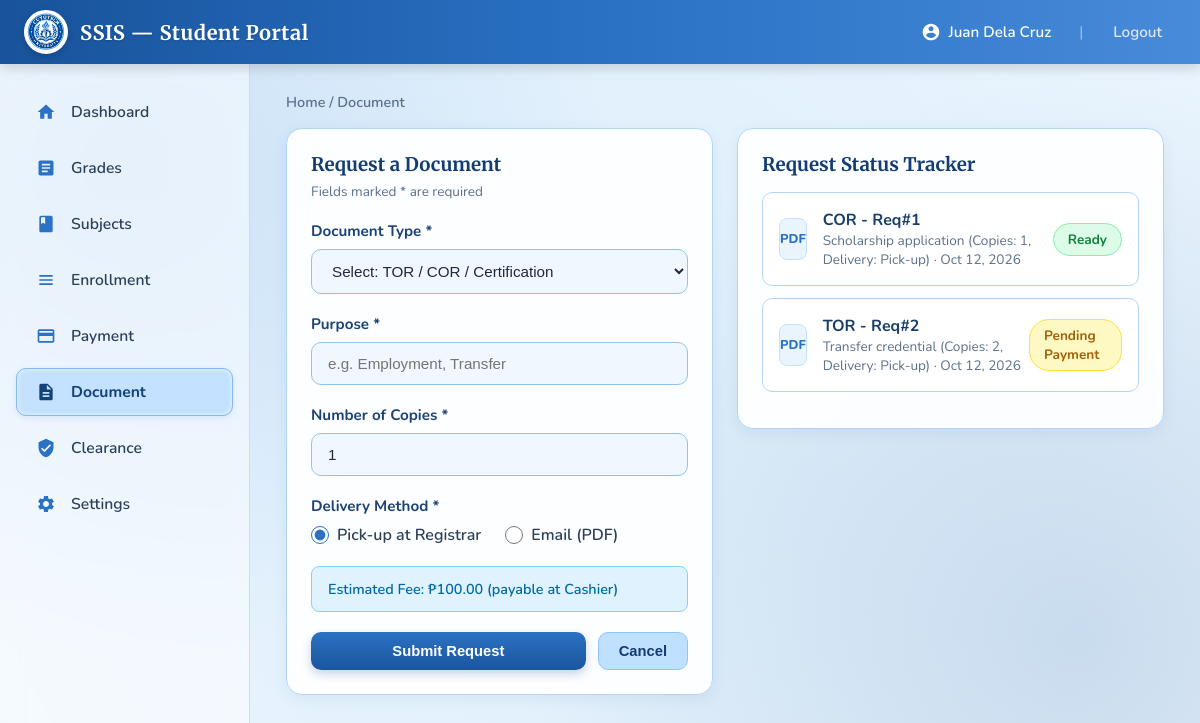
Screenshot of /index.php?tab=document (signed in) with the database file from the repository.
### tables this page shows
CREATE TABLE Students (
    studentID       INT             NOT NULL AUTO_INCREMENT,
    userID          INT             NOT NULL,
    studentNo       VARCHAR(15)     NOT NULL,
    fullName        VARCHAR(100)    NOT NULL,
    program         VARCHAR(60)     NOT NULL,
    yearLevel       INT             NOT NULL,
    PRIMARY KEY (studentID),
    UNIQUE KEY uq_students_studentno (studentNo),
    UNIQUE KEY uq_students_userid (userID),
    CONSTRAINT fk_students_user
        FOREIGN KEY (userID) REFERENCES Users(userID)
        ON UPDATE CASCADE ON DELETE RESTRICT,
    CONSTRAINT chk_students_yearlevel CHECK (yearLevel BETWEEN 1 AND 6)
);

CREATE TABLE DocumentRequests (
    requestID       INT             NOT NULL AUTO_INCREMENT,
    studentID       INT             NOT NULL,
    approvedBy      INT             NULL,               
    docType         ENUM('TOR','COR','Certification') NOT NULL,
    purpose         VARCHAR(60)     NOT NULL,
    status          ENUM('Pending Payment','Paid','Under Review','Rejected','Ready','Completed')
                    NOT NULL DEFAULT 'Pending Payment',
    requestDate     DATETIME        NOT NULL DEFAULT CURRENT_TIMESTAMP,
    PRIMARY KEY (requestID),
    CONSTRAINT fk_docreq_student
        FOREIGN KEY (studentID) REFERENCES Students(studentID)
        ON UPDATE CASCADE ON DELETE RESTRICT,
    CONSTRAINT fk_docreq_approver
        FOREIGN KEY (approvedBy) REFERENCES Users(userID)
        ON UPDATE CASCADE ON DELETE SET NULL
);

### includes/functions.php (called while the page is built, shortened)
<?php
function h(?string $value): string
{
    return htmlspecialchars((string)$value, ENT_QUOTES, 'UTF-8');
}
function friendly_date(?string $value, string $format = 'M j, Y'): string
{
    $ts = strtotime($value);
    return $ts ? date($format, $ts) : '--';
}
function status_badge_class(string $status): string
{
    $positive = ['Approved', 'Signed', 'Passed', 'Ready', 'Completed', 'Paid', 'Active'];
    return in_array($status, $positive, true) ? 'badge-success' : 'badge-warning';
}

### index.php (the view, shortened to what this page needs)
<?php
require_once __DIR__ . '/includes/functions.php';
require_once __DIR__ . '/config.php';
    ?>
    <?php
$studentId = (int)$_SESSION['student_id'];
$stmt = $pdo->prepare('SELECT * FROM Students WHERE studentID = :id');
$stmt->execute(['id' => $studentId]);
$student = $stmt->fetch();
$stmt = $pdo->prepare('SELECT * FROM DocumentRequests WHERE studentID = :id ORDER BY requestDate DESC');
$stmt->execute(['id' => $studentId]);
$docRequests = $stmt->fetchAll();
$activeTab    = $_GET['tab'] ?? 'dashboard';
?>
<!DOCTYPE html>
<html lang="en">
<head>
  <link rel="stylesheet" href="https://cdnjs.cloudflare.com/ajax/libs/font-awesome/6.4.0/css/all.min.css" />
  <link rel="stylesheet" href="style.css">
</head>
<body>
  <header class="navbar">
    <div class="nav-brand">
      <img src="image/logo.png" alt="" srcset="">
      <h1>SSIS &mdash; Student Portal</h1>
    </div>
    <div class="nav-user">
      <div class="user-profile-menu">
        <svg style="width:20px;height:20px;fill:white" viewBox="0 0 24 24"><path d="M12 2C6.48 2 2 6.48 2 12s4.48 10 10 10 10-4.48 10-10S17.52 2 12 2zm0 3c1.66 0 3 1.34 3 3s-1.34 3-3 3-3-1.34-3-3 1.34-3 3-3zm0 14.2c-2.5 0-4.71-1.28-6-3.22.03-1.99 4-3.08 6-3.08 1.99 0 5.97 1.09 6 3.08-1.29 1.94-3.5 3.22-6 3.22z"/></svg>
        <span style="font-weight: 600;"><?= h($student['fullName'] ?? $_SESSION['username']) ?></span>
      </div>
      <span style="opacity: 0.5;">|</span>
      <a href="logout.php" class="logout-btn">Logout</a>
    </div>
  </header>
  <div class="app-container">
    <aside class="sidebar">
      <a class="nav-item<?= $activeTab === 'dashboard' ? ' active' : '' ?>" onclick="switchTab('dashboard', this)">
        <span class="nav-item-icon"><svg viewBox="0 0 24 24"><path d="M10 20v-6h4v6h5v-8h3L12 3 2 12h3v8z"/></svg></span>
        Dashboard
      </a>
      <a class="nav-item<?= $activeTab === 'grades' ? ' active' : '' ?>" onclick="switchTab('grades', this)">
        <span class="nav-item-icon"><svg viewBox="0 0 24 24"><path d="M19 3H5c-1.1 0-2 .9-2 2v14c0 1.1.9 2 2 2h14c1.1 0 2-.9 2-2V5c0-1.1-.9-2-2-2zm-5 14H7v-2h7v2zm3-4H7v-2h10v2zm0-4H7V7h10v2z"/></svg></span>
        Grades
      </a>
      <a class="nav-item<?= $activeTab === 'subjects' ? ' active' : '' ?>" onclick="switchTab('subjects', this)">
        <span class="nav-item-icon"><svg viewBox="0 0 24 24"><path d="M18 2H6c-1.1 0-2 .9-2 2v16c0 1.1.9 2 2 2h12c1.1 0 2-.9 2-2V4c0-1.1-.9-2-2-2zM6 4h5v8l-2.5-1.5L6 12V4z"/></svg></span>
        Subjects
      </a>
      <a class="nav-item<?= $activeTab === 'enrollment' ? ' active' : '' ?>" onclick="switchTab('enrollment', this)">
        <span class="nav-item-icon"><svg viewBox="0 0 24 24"><path d="M4 6h16v2H4zm0 5h16v2H4zm0 5h16v2H4z"/></svg></span>
        Enrollment
      </a>
      <a class="nav-item<?= $activeTab === 'payment' ? ' active' : '' ?>" onclick="switchTab('payment', this)">
        <span class="nav-item-icon"><svg viewBox="0 0 24 24"><path d="M20 4H4c-1.11 0-1.99.89-1.99 2L2 18c0 1.11.89 2 2 2h16c1.11 0 2-.89 2-2V6c0-1.11-.89-2-2-2zm0 14H4v-6h16v6zm0-10H4V6h16v2z"/></svg></span>
        Payment
      </a>
      <a class="nav-item<?= $activeTab === 'document' ? ' active' : '' ?>" onclick="switchTab('document', this)">
        <span class="nav-item-icon"><svg viewBox="0 0 24 24"><path d="M14 2H6c-1.1 0-1.99.9-1.99 2L4 20c0 1.1.89 2 1.99 2H18c1.1 0 2-.9 2-2V8l-6-6zm2 16H8v-2h8v2zm0-4H8v-2h8v2zm-3-5V3.5L18.5 9H13z"/></svg></span>
        Document
      </a>
      <a class="nav-item<?= $activeTab === 'clearance' ? ' active' : '' ?>" onclick="switchTab('clearance', this)">
        <span class="nav-item-icon"><svg viewBox="0 0 24 24"><path d="M12 1L3 5v6c0 5.55 3.84 10.74 9 12 5.16-1.26 9-6.45 9-12V5l-9-4zm-2 16l-4-4 1.41-1.41L10 14.17l6.59-6.59L18 9l-8 8z"/></svg></span>
        Clearance
      </a>
      <a class="nav-item<?= $activeTab === 'settings' ? ' active' : '' ?>" onclick="switchTab('settings', this)">
        <span class="nav-item-icon"></span>
        Settings
      </a>
    </aside>
    <main class="content-area">
      <div id="breadcrumb" class="breadcrumb">Home / <?= h(ucfirst($activeTab)) ?></div>
      <div id="view-document" class="tab-content<?= $activeTab === 'document' ? '' : ' hidden' ?>">
        <div class="grid-2col">
          <div class="glass-card">
            <h3 style="font-family:'Merriweather',serif; color:#123C73; margin-bottom:6px;">Request a Document</h3>
            <p style="font-size:0.85rem; color:var(--text-muted); margin-bottom:20px;">Fields marked * are required</p>
            <form action="actions/submit_document.php" method="post">
              <div class="form-group">
                <label class="form-label">Document Type *</label>
                <select id="docType" name="docType" class="form-select" required onchange="updateEstimatedFee()">
                  <option value="" disabled selected>Select: TOR / COR / Certification</option>
                </select>
              </div>
              <div class="form-group">
                <label class="form-label">Purpose *</label>
                <input type="text" name="purpose" class="form-control" placeholder="e.g. Employment, Transfer" required>
              </div>
              <div class="form-group">
                <label class="form-label">Number of Copies *</label>
                <input type="number" id="copiesInput" name="copies" class="form-control" value="1" min="1" max="10" required oninput="updateEstimatedFee()" onchange="updateEstimatedFee()">
              </div>
              <div class="form-group">
                <label class="form-label">Delivery Method *</label>
                <div class="radio-group">
                  <label class="radio-label"><input type="radio" name="delivery" value="pickup" checked> Pick-up at Registrar</label>
                  <label class="radio-label"><input type="radio" name="delivery" value="email"> Email (PDF)</label>
                </div>
              </div>
              <div style="background:#E0F2FE; border:1px solid #7DD3FC; padding:12px 16px; border-radius:8px; margin-bottom:20px; font-size:0.9rem; color:#0369A1; font-weight:600;">
                Estimated Fee: <span id="feeAmount">₱100.00</span> (payable at Cashier)
              </div>
              <div style="display:flex; gap:12px;">
                <button type="submit" class="btn btn-primary" style="flex:1;">Submit Request</button>
                <button type="button" class="btn btn-secondary" onclick="switchTab('dashboard', document.querySelectorAll('.nav-item')[0])">Cancel</button>
              </div>
            </form>
          </div>
          <div>
            <div class="glass-card">
              <h3 style="font-family:'Merriweather',serif; color:#123C73; margin-bottom:16px;">Request Status Tracker</h3>
              <div id="requestList">
                <?php if (empty($docRequests)): ?>
                  <p style="color:var(--text-muted);">No document requests yet.</p>
                <?php else: foreach ($docRequests as $r): ?>
                  <div class="request-card">
                    <div class="request-info">
                      <div class="request-icon">PDF</div>
                      <div class="request-details">
                        <h5><?= h($r['docType']) ?> - Req#<?= (int)$r['requestID'] ?></h5>
                        <p><?= h($r['purpose']) ?> &middot; <?= h(friendly_date($r['requestDate'])) ?></p>
                      </div>
                    </div>
                    <span class="badge <?= status_badge_class($r['status']) ?>"><?= h($r['status']) ?></span>
                  </div>
                <?php endforeach; endif; ?>
              </div>
            </div>
          </div>
        </div>
      </div>
    </main>
  </div>
</body>
</html>

### rows the page displays
students: fullName "Juan Dela Cruz"
documentrequests: docType "COR", requestID "1", purpose "Scholarship application (Copies: 1, Delivery: Pick-up)", requestDate "Oct 12, 2026", status "Ready"
documentrequests: docType "TOR", requestID "2", purpose "Transfer credential (Copies: 2, Delivery: Pick-up)", requestDate "Oct 12, 2026", status "Pending Payment"

### other values shown
$activeTab "Document"
